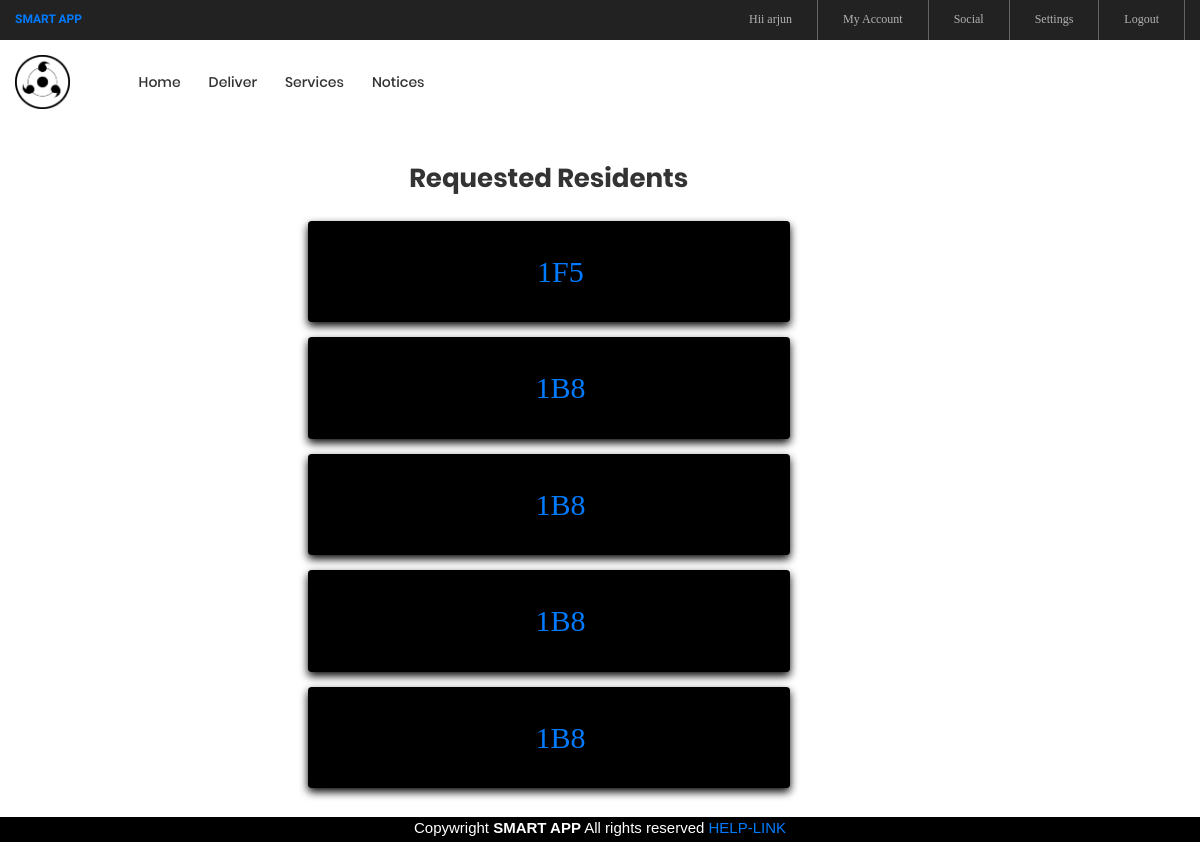
The app's page /service_ct (signed in) with its own data.
### ser/models.py (models this page shows, shortened)
class Service(models.Model):
    aut = models.CharField(max_length=255 )
    flat_number = models.CharField(max_length=10)
    time = models.CharField(max_length=255 )
    body = models.TextField()
    created = models.DateTimeField(auto_now_add=True)

### signin/views.py (the view)
# urls.py: path('service_ct',views.deliver_service,name="service_ct"),
@login_required
def deliver_service(request):
        order_list=Service.objects.all().order_by('-created')
        info=[]
        for x in order_list:
            y={'flnum':x.flat_number}
            info.append(y)
        paginator=Paginator(info,5)
        try:
            page = int(request.GET.get('page','1'))
        except:
            page = 1
        try:
            info = paginator.page(page)
        except(EmptyPage, InvalidPage):
            info=paginator.page(paginator.num_pages)
        context={
                'info':info
            }
        return render(request,'shopkeeper2.html',context)

### templates/shopkeeper2.html (shortened to what this page needs)
{% extends "base3.html" %}
{% load static %}
{% block page_content %}
<body>
<div class="row " style="margin-top: 10%">
  <div class="col-md-3"></div>
<div  class="col-md-5" style="color:black">
    <h1 class="ltext-108 cl2 hov-cl1 trans-04 p-b-10" style="text-align: center;"> Requested Residents</h1>
    {% for y in info %}
    <div class="card p-3 m-t-15" style="background-color: black">
	<li class="btn">
                        <a class="nav-link" href= "{% url 'caretaker2' y.flnum %}" style="font-size: 30px"><span class="lnr lnr-apartment">{{y.flnum}}</span></a>
                    </li>
    </div>
{% endfor %}
  <div class="col-md-3"></div>
   <div class="pagination p-t-30"  style="left: 0; bottom: 5%; width: 100%;z-index:3;">
        <ul style="margin-left: 45%">
          {% for pg in info.paginator.page_range %}
          {% if info.number == pg %}
      <a href="?page={{ pg }}" style="color:#1a75ff">{{ pg }}</a>
          {% endif %}
          {% endfor %}
          {% if info.has_next %}
          <li style="display:inline-flex"><a href="?page={{ info.next_page_number }}" style="color:#1a75ff"><strong>&nbsp &nbsp >></strong>   </a></li>
          {% endif %}
        </ul>
    </div>
</body>
{% endblock %}

### templates/base3.html (shortened to what this page needs)
{% load static	 %}
<!DOCTYPE html>
<html lang="en">
<head>
	<link rel="stylesheet" type="text/css" href="{% static 'vendor/bootstrap/css/bootstrap.min.css' %}">
	<link rel="stylesheet" type="text/css" href="{% static 'fonts/font-awesome-4.7.0/css/font-awesome.min.css' %}">
	<link rel="stylesheet" type="text/css" href="{% static 'fonts/iconic/css/material-design-iconic-font.min.css' %}">
	<link rel="stylesheet" type="text/css" href="{% static 'fonts/linearicons-v1.0.0/icon-font.min.css' %}">
	<link rel="stylesheet" type="text/css" href="{% static 'vendor/animate/animate.css' %}">
	<link rel="stylesheet" type="text/css" href="{% static 'vendor/css-hamburgers/hamburgers.min.css' %}">
	<link rel="stylesheet" type="text/css" href="{% static 'vendor/animsition/css/animsition.min.css' %}">
	<link rel="stylesheet" type="text/css" href="{% static 'vendor/select2/select2.min.css' %}">
	<link rel="stylesheet" type="text/css" href="{% static 'vendor/daterangepicker/daterangepicker.css' %}">
	<link rel="stylesheet" type="text/css" href="{% static 'vendor/slick/slick.css' %}">
	<link rel="stylesheet" type="text/css" href="{% static 'vendor/MagnificPopup/magnific-popup.css' %}">
	<link rel="stylesheet" type="text/css" href="{% static 'vendor/perfect-scrollbar/perfect-scrollbar.css' %}">
	<link rel="stylesheet" type="text/css" href="{% static 'css/util.css' %}">
	<link rel="stylesheet" type="text/css" href="{% static 'css/main.css' %}">
</head>
<body class="animsition">
	<header>
		<div class="container-menu-desktop">
			<div class="top-bar">
				<div class="content-topbar flex-sb-m h-full container">
					<div class="left-top-bar" style="font-family: Kaushan Script;color:  #9999ff;">
						<b><a href='/index'>SMART APP</a></b>
					</div>
					<div class="right-top-bar flex-w h-full">
						 {% if user.is_authenticated %}
						<a href="#" class="flex-c-m trans-04 p-lr-25" style="border-left: none">
							Hii {{user.first_name}}
						</a>
						<a href="/profile" class="flex-c-m trans-04 p-lr-25">
							My Account
						</a>
						<a href="/residents" class="flex-c-m trans-04 p-lr-25">
							Social
						</a>
						<a href="{% url 'password_change' %}"class="flex-c-m trans-04 p-lr-25">
							Settings
						</a>
						<a href="/accounts/logout" class="flex-c-m trans-04 p-lr-25">
							Logout
						</a>
						{% else %}
						<a href="/accounts/login" class="flex-c-m trans-04 p-lr-25">
							Login
						</a>
						{% endif %}
					</div>
				</div>
			</div>
			<div class="wrap-menu-desktop">
				<nav class="limiter-menu-desktop container">
					<a  class="logo" href='index'>
						<img src="{% static 'images/logo.png' %}"  alt="IMG-LOGO">
					</a>
					<div class="menu-desktop">
						<ul class="main-menu">
								<li>
								<a href="/index">Home</a>
							</li>
							<li>
								<a href="/shop_ct">Deliver</a>
							</li>
							<li >
								<a href="/service_ct">Services</a>
							</li>
							<li>
								<a href="/h">Notices</a>
							</li>
						</ul>
					</div>
				</nav>
			</div>
		</div>
	</header>
	<div class="flex-container " style="margin-bottom: 8%">
{% load widget_tweaks %}
{% block page_content %}
{% endblock %}
</div><body>
<div class="flex-container " style="background-color:black;color:white;position:fixed; left: 0; bottom: 0; width: 100%;z-index:3;height:3%;">
 <footer>
 <center>Copywright <b>SMART APP</b> All rights reserved <a href="https://www.google.co.in/">
  HELP-LINK</a></center>
</footer>
</div>
</body>
</html>

### signin/static/css/main.css (style rules this page uses)
.container { max-width: 1380px; }
@media (max-width: 1600px) { .container { max-width: 1200px; } }
.container-menu-desktop { height: auto; width: 100%; position: relative; -webkit-transition: all 0.3s; -o-transition: all 0.3s; -moz-transition: all 0.3s; transition: all 0.3s; }
.top-bar { height: 40px; background-color: #222; }
.left-top-bar { font-family: Poppins-Regular; font-size: 12px; line-height: 1.8; color: #b2b2b2; }
.right-top-bar a { font-family: Poppins-Regular; font-size: 12px; line-height: 1.8; height: 100%; color: #b2b2b2; border-right: 1px solid rgba(255,255,255,0.3); }
.right-top-bar a:first-child { border-left: 1px solid rgba(255,255,255,0.3); }
.wrap-menu-desktop { position: fixed; z-index: 1100; background-color: transparent; width: 100%; height: 84px; top: 40px; left: 0px; -webkit-transition: height 0.3s, background-color 0.3s; -o-transition: height 0.3s, background-color 0.3s; -moz-transition: height 0.3s, background-color 0.3s; transition: height 0.3s, background-color 0.3s; }
.limiter-menu-desktop { height: 100%; display: -webkit-box; display: -webkit-flex; display: -moz-box; display: -ms-flexbox; display: flex; align-items: center; background-color: transparent; }
.logo { display: -webkit-box; display: -webkit-flex; display: -moz-box; display: -ms-flexbox; display: flex; align-items: center; height: 65%; margin-right: 55px; }
.logo img { max-width: 100%; max-height: 100%; }
.menu-desktop { display: -webkit-box; display: -webkit-flex; display: -moz-box; display: -ms-flexbox; display: flex; align-items: center; height: 100%; }
.main-menu { list-style-type: none; margin: 0; display: -webkit-box; display: -webkit-flex; display: -moz-box; display: -ms-flexbox; display: flex; align-items: center; }
.main-menu > li { display: block; position: relative; padding: 20px 10px 20px 0px; margin: 0px 4px 0px 14px; }
.main-menu > li > a { font-family: Poppins-Medium; font-size: 14px; color: #333; padding: 5px 0px; transition: all 0.4s; -webkit-transition: all 0.4s; -o-transition: all 0.4s; -moz-transition: all 0.4s; }
.cl2 { color: #333; }
.ltext-108 { font-family: Poppins-Bold; font-size: 26px; line-height: 1.3846; }

### templates/base3.html (style rules this page uses)
.card { box-shadow: 0 4px 8px 0 rgb(7, 6, 6); transition: 0.3s; }

### records on screen
Service: flnum "1F5"
Service: flnum "1B8"
Service: flnum "1B8"
Service: flnum "1B8"
Service: flnum "1B8"

### other values on screen
{{ user.first_name }} "arjun"
